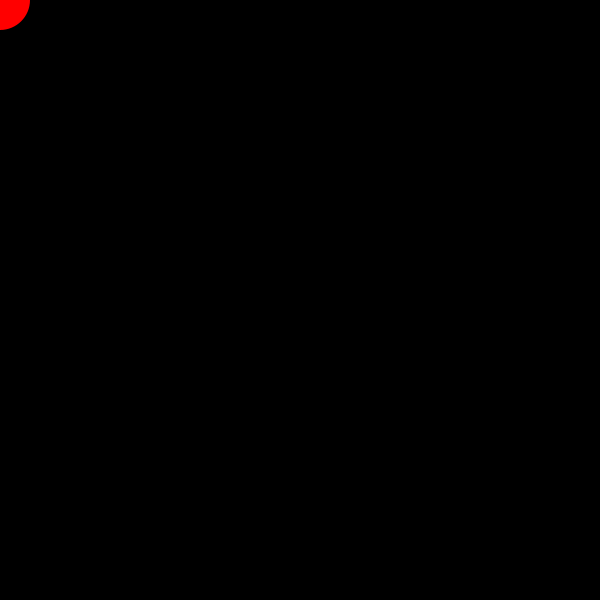
Frame 1 (no input)
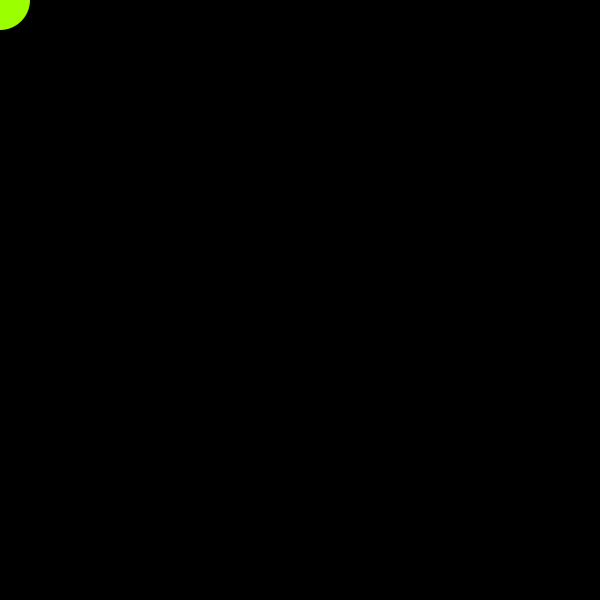
Frame 60 (the mouse pressed at the canvas centre just before this capture)
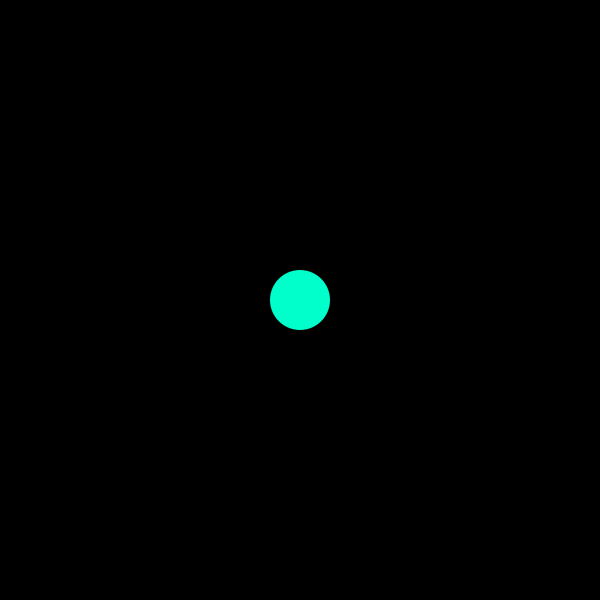
Frame 120 (the mouse held since frame 60 and released just before this capture)

The Processing sketch that drew these frames (run headless with seeded random() and noise(); from frame 60 on, the mouse is pressed at the canvas centre):

// Processing sketch: feedback
// ── feedback.pde
PGraphics foregroundImage;
PGraphics copy;
float scale;
float angle;
int colorNumber;
boolean square;
boolean reset;
boolean upDown;
boolean downDown;
boolean leftDown;
boolean rightDown;
boolean drawShape;
float count;
boolean auto;
boolean colorStep;

void setup()
{
  scale = 0.99f;
  drawShape = true;
  colorStep = true;
  
  size(600, 600);
  frameRate(30);
  
  foregroundImage = createGraphics(width, height);
  copy = createGraphics(width, height);
  
  //init copy for Java
  copy.beginDraw();
  copy.background(0);
  copy.colorMode(HSB, 255);
  copy.endDraw();
  
  foregroundImage.beginDraw();
  foregroundImage.background(0);
  foregroundImage.colorMode(HSB, 255);
  foregroundImage.endDraw();
  
  background(0);
}

void draw()
{ 
  if(upDown)
    scale += 0.01f;
    
  if(downDown)
    scale -= 0.01f;
    
  if(rightDown)
    angle = 0.01f;
  else if(leftDown)
    angle = -0.01f;
  else
    angle = 0;
  
  if(auto)
  {
    angle = 0.01f;
    scale = 0.2 * abs(sin(count)) + 0.84;
    count += 0.03f;
  }
  
  background(0);
  
  copy.beginDraw();
  foregroundImage.beginDraw();
  
  copy.translate(int(copy.width/2), int(copy.height/2));
  copy.scale(scale);
  copy.rotate(angle);
  copy.translate(-int(copy.width/2), -int(copy.height/2));
  drawImageOnImage(foregroundImage, copy);
  //foregroundImage.background(0);
  drawImageOnImage(copy, foregroundImage);
  
  foregroundImage.fill(colorNumber%255, 255, 255);
  if(colorStep)
    colorNumber++;
  
  if(drawShape)
  {
    if(square)
    {
      foregroundImage.noStroke();
      foregroundImage.rect(mouseX-25, mouseY-25, int(foregroundImage.width/10), int(foregroundImage.height/10));
    }
    else 
    {
      foregroundImage.noStroke();
      foregroundImage.ellipse(mouseX, mouseY, int(foregroundImage.width/10), int(foregroundImage.height/10));
    }
  }
  
  if(reset)
  {
    foregroundImage.background(0);
    copy.background(0);
  }
  
  copy.translate(int(copy.width/2), int(copy.height/2));
  copy.scale(1/scale);
  //copy.rotate(0);
  copy.translate(-int(copy.width/2), -int(copy.height/2));
  
  foregroundImage.endDraw();
  copy.endDraw();
  
  image(foregroundImage, 0, 0, width, height);
}

void keyPressed()
{
  if(keyCode == UP)
    upPressed();
  else if(keyCode == DOWN)
    downPressed();
    
  if(key == '0')
    resetScale();
    
  if(key == '9')
    resetAngle();
    
  if(key == 'i')
    invert();
    
  if(key == 'n')
    toggleDrawShape();
    
  if(key == 'a')
    toggleAuto();
    
  if(key == 'c')
    toggleColorStep();
  
  if(keyCode == LEFT)
    leftPressed();
  if(keyCode == RIGHT)
    rightPressed();
    
  if(key == ' ')
    toggleSquare();
    
  if(key == 'r')
    resetPressed();
}

void keyReleased()
{
  if(keyCode == UP)
    upReleased();
  else if(keyCode == DOWN)
    downReleased();
  
  if(keyCode == LEFT)
    leftReleased();
  if(keyCode == RIGHT)
    rightReleased();
    
  if(key == 'r')
    resetReleased();
}

void drawImageOnImage(PGraphics subject, PGraphics canvas)
{
  int xOffset = int((canvas.width - subject.width)/2);
  int yOffset = int((canvas.height - subject.height)/2);
  canvas.image(subject, xOffset, yOffset);
}

void increaseAngle(float amount)
{
  angle += amount;
}

void resetAngle()
{
  angle = 0;
}

void increaseScale(float amount)
{
  scale += amount;
}

void resetScale()
{
  scale = 1;
}

void invert()
{
  foregroundImage.filter(INVERT);
  copy.filter(INVERT);
  colorNumber = 255 - colorNumber;
}

void resetPressed()
{
  reset = true;
}

void resetReleased()
{
  reset = false;
}

void toggleDrawShape()
{
  drawShape = !drawShape;
}

void toggleSquare()
{
  square = !square;
}

void toggleAuto()
{
  auto = !auto;
}

void toggleColorStep()
{
  colorStep = !colorStep;
}

void leftPressed()
{
  leftDown = true;
}

void leftReleased()
{
  leftDown = false;
}

void rightPressed()
{
  rightDown = true;
}

void rightReleased()
{
  rightDown = false;
}

void upPressed()
{
  upDown = true;
}

void upReleased()
{
  upDown = false;
}

void downPressed()
{
  downDown = true;
}

void downReleased()
{
  downDown = false;
}
